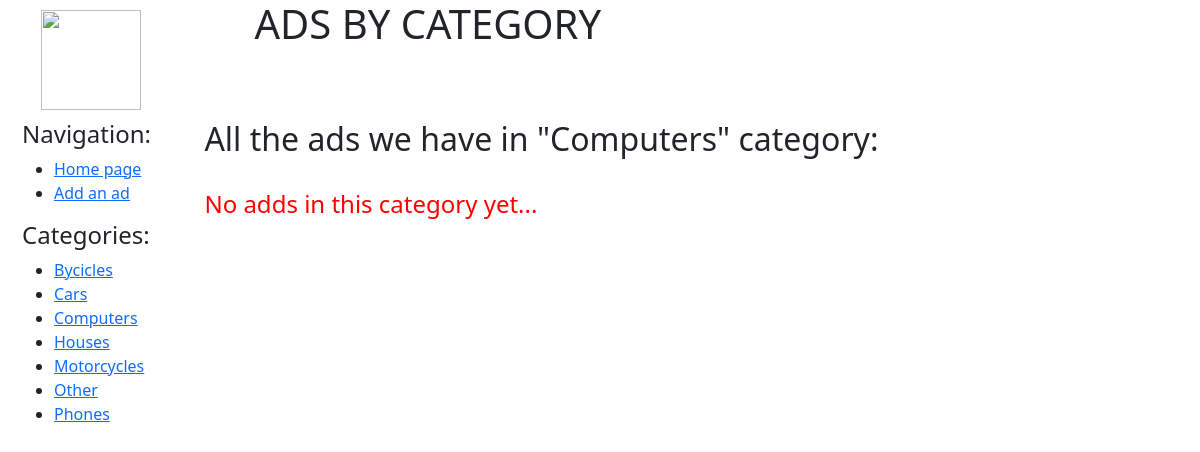
Before: /4/ with the older database file.
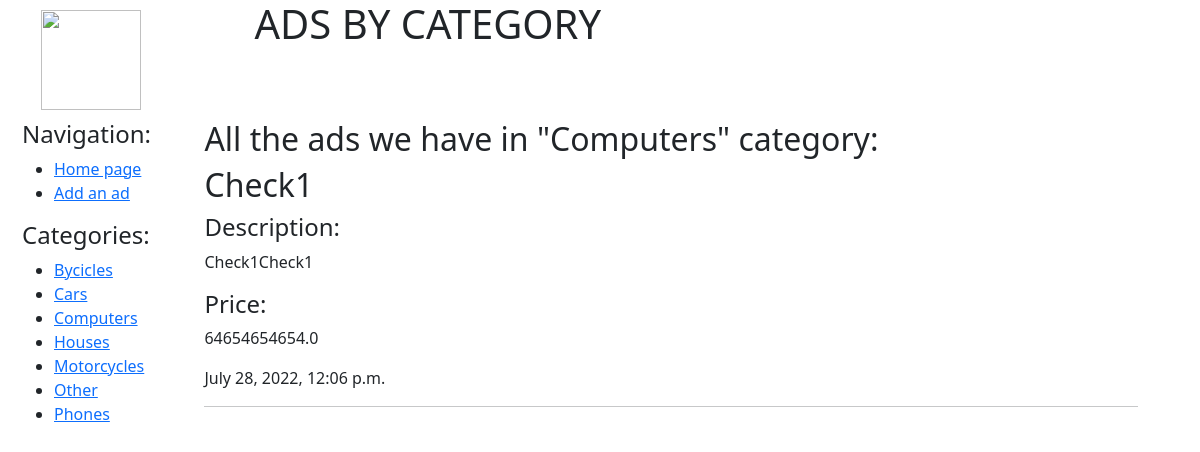
After: the same page with the newer database file.
### bboard/models.py (models this page shows, shortened)
class Category(models.Model):
    name = models.CharField(max_length=30, db_index=True, verbose_name='Category')
    class Meta:
        ordering = ['name']
    def __str__(self):
        return self.name

class Bb(models.Model):
    title = models.CharField(max_length=50, verbose_name='Title')
    content = models.TextField(null=True, blank=True, verbose_name='Description')
    price = models.FloatField(null=True, blank=True, verbose_name='Price')
    published = models.DateTimeField(auto_now_add=True, db_index=True, verbose_name='Published')
    category = models.ForeignKey(Category, null=True, on_delete=models.PROTECT,
                                 verbose_name='Category')
    class Meta:
        ordering = ['-published']

### bboard/views.py (the view)
# urls.py: path('<int:category_id>/', views.by_category, name='by_category'),
def by_category(request, category_id):
    bbs = Bb.objects.filter(category=category_id)
    categories = Category.objects.all()
    current_category = Category.objects.get(pk=category_id)
    context = {'bbs': bbs,
               'categories': categories,
               'current_category': current_category,
    }
    return render(request, 'bboard/by_category.html', context)

### bboard/templates/bboard/by_category.html (shortened to what this page needs)
{% extends 'bboard/base.html' %}
{%block pagename%}  <h1>Ads by category </h1> {%endblock pagename%}
{%block content%}
    <div>
        <h2>All the ads we have in "{{current_category}}" category:</h2>
        {%if bbs%}
            {%for bb in bbs%}
                <div>
                    <h2>{{bb.title}}</h2>
                    <h4>Description:</h4>
                    <p>{{bb.content}}</p>
                    <h4>Price:</h4>
                    <p>{{bb.price}}</p>
                    <p>{{bb.published}}</p>
                    <hr>
                </div>
            {%endfor%}
        {%else%}
        <br>
            <h4 style="color: red">No adds in this category yet...</h4>
        {%endif %}
    </div>
{%endblock content%}

### bboard/templates/bboard/base.html (shortened to what this page needs)
<!DOCTYPE html>
<html lang="en">
<head>
    <link href="https://cdn.jsdelivr.net/npm/bootstrap@5.2.0/dist/css/bootstrap.min.css" rel="stylesheet">
    {% load static %}
    <link href="{% static 'css/main.css' %}" rel="stylesheet">
</head>
<body>
<div class="container text-center">
  <div class="row">
    <div class="col" style="width: 15%">
        <img src="{% static 'img/logo.png' %}" style="margin: 10px; width:100px; height:100px;" align="absmiddle">
    </div>
    <div class="col-xxl-" style="width: 84%">
        <div class="header">
            {%block pagename%}   {%endblock pagename%}
        </div>
    </div>
  </div>
</div>
<div class="container text-center">
  <div class="row">
    <div class="col" style="width: 15%">
        <div class="nav" >
            <h4>Navigation:</h4>
            <ul>
                <li><a href="{%url 'home'%}">Home page</a></li>
                <li><a href="{%url 'create'%}">Add an ad</a></li>
            </ul>
            {% if categories %}
                <h4>Categories:</h4>
                    <ul>
                        {%for category in categories%}
                            <li><a href="{% url 'by_category' category.pk %}">{{category.name}}</a></li>
                        {%endfor%}
                    </ul>
            {% endif %}
        </div>
    </div>
    <div class="col-xxl-" style="width: 84%">
        <div class="ad_section">
            {%block content%}  {%endblock content%}
        </div>
    </div>
  </div>
</div>
</body>
</html>

Changed rows visible on the page:
added Bb: title "Check1", content "Check1Check1", price "64654654654.0", published "July 28, 2022, 12:06 p.m."
Other visible differences:
text no longer shown: "No adds in this category yet..."
